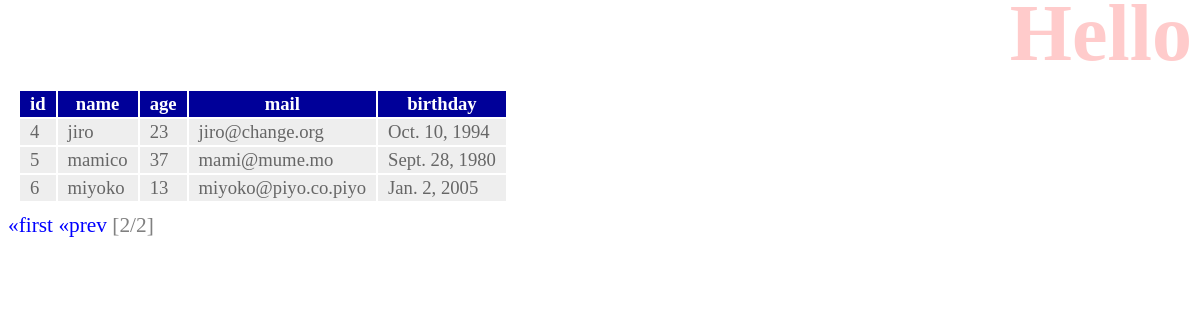
Screenshot of /hello/2 with the database file from the repository.
### hello/models.py (models this page shows, shortened)
class Friend(models.Model):
    name = models.CharField(max_length=100,validators=[number_only])
    mail = models.EmailField(max_length=200)
    gender = models.BooleanField()
    age = models.IntegerField()
    birthday = models.DateField()

### hello/views.py (the view)
# urls.py: path('', views.index, name='index'),
def index(request, num=1):
    data = Friend.objects.all()
    page = Paginator(data, 3)
    params = {
                'title': 'Hello',
                'message':'',
                'data': page.get_page(num),
            }
    return render(request, 'hello/index.html' , params)

### hello/templates/hello/index.html (shortened to what this page needs)
{% load static %}
<!doctype html>
<html lang="ja">
<head>
    <link rel="stylesheet" type="text/css" href="{% static 'hello/css/style.css' %}" />
</head>
<body>
    <h1>{{title}}</h1>
    <table>
        <tr>
            <th>id</th>
            <th>name</th>
            <th>age</th>
            <th>mail</th>
            <th>birthday</th>
        </tr>
        {% for item in data %}
        <tr>
            <td>{{item.id}}</td>
            <td>{{item.name}}</td>
            <td>{{item.age}}</td>
            <td>{{item.mail}}</td>
            <td>{{item.birthday}}</td>
        </tr>
        {% endfor %}
    </table>
    <div class="pagination">
        {% if data.has_previous %}
            <a href="{% url 'index' %}">&laquo;first</a>
            <a href="{% url 'index' %}{{data.previous_page_number}}">&laquo;prev</a>
        {% endif %}
            <span class="current">
                [{{data.number}}/{{data.paginator.num_pages}}]
            </span>
    </div>
</body>
</html>

### hello/static/hello/css/style.css (style rules this page uses)
body { color:gray; font-size:16pt; }
h1 { color:red; opacity:0.2; font-size:60pt; margin-top:-20px; margin-bottom:0px; text-align:right; }
a { color:blue; text-decoration: none; }
table { margin: 10px; font-size: 14pt; }
table tr th { background-color:#009; color:white; padding:2px 10px; border-size: 2px; }
table tr td { background-color:#eee; color:#666; padding:2px 10px; border-size: 2px; }

### rows the page displays
Friend: id "4", name "jiro", age "23", mail "jiro@change.org", birthday "Oct. 10, 1994"
Friend: id "5", name "mamico", age "37", mail "mami@mume.mo", birthday "Sept. 28, 1980"
Friend: id "6", name "miyoko", age "13", mail "miyoko@piyo.co.piyo", birthday "Jan. 2, 2005"

### other values shown
{{ data.number }} "2"
{{ data.paginator.num_pages }} "2"
